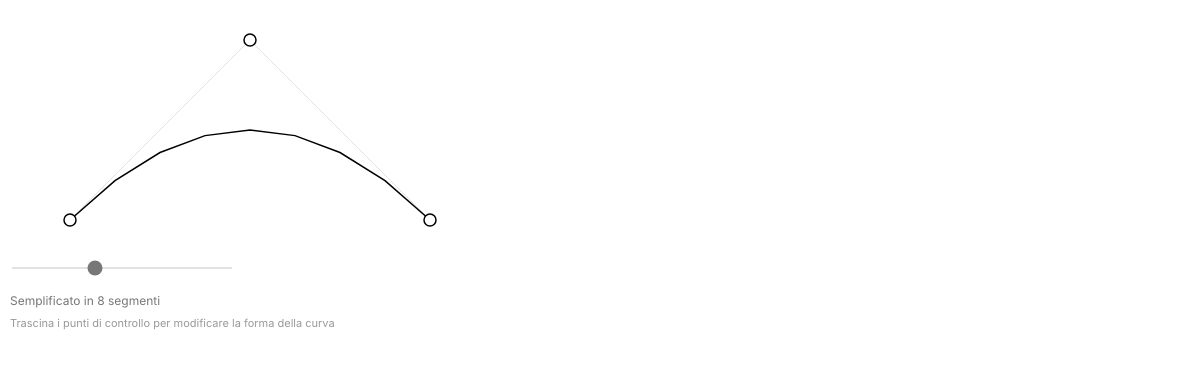
Frame 1 (no input)
Frame 60 (no input): identical to frame 1, image omitted
Frame 120 (the mouse pressed at the canvas centre since frame 60): identical to frame 1, image omitted

The p5.js sketch that drew this single still picture (run headless with seeded random() and noise() and a simulated clock; from frame 60 on, the mouse is pressed at the canvas centre):

// p5.js sketch
// ── sketch.js
// ============================================
// Bezier Curve Flattening
// p5.js version — Stile e layout coordinati
// Testi posizionati sotto al grafico
// ============================================

let points = [];
let selectedPoint = null;

let stepsSlider;
let curveType = "quadratic"; // "quadratic" oppure "cubic"

let scaleFactor = 1;
const GRAPHIC_HEIGHT = 250; // Altezza dedicata all'area di disegno della curva

// ============================================
// SETUP
// ============================================

function setup() {
  let canvasWidth = windowWidth;
  scaleFactor = canvasWidth / 1800;
  if (scaleFactor < 0.5) scaleFactor = 0.5;

  // Altezza calibrata a 380 per ospitare i testi sotto allo slider
  createCanvas(canvasWidth, 380);

  if (curveType === "quadratic") {
    points = [
      createVector(70, GRAPHIC_HEIGHT - 30),
      createVector(250, 40),
      createVector(430, GRAPHIC_HEIGHT - 30)
    ];
  } else {
    points = [
      createVector(70, GRAPHIC_HEIGHT - 30),
      createVector(40, 40),
      createVector(460, 40),
      createVector(430, GRAPHIC_HEIGHT - 30)
    ];
  }

  // slider segmenti (Stile minimale coordinato)
  stepsSlider = createSlider(1, 20, 8);
  stepsSlider.position(10, GRAPHIC_HEIGHT + 15);
  stepsSlider.style("width", "220px");
  stepsSlider.style("-webkit-appearance", "none");
  stepsSlider.style("appearance", "none");
  stepsSlider.style("height", "2px"); 
  stepsSlider.style("background", "#e2e2e2"); 
  stepsSlider.style("outline", "none");
  stepsSlider.style("accent-color", "#777777"); 

  textFont("Inter", "sans-serif");
}

// ============================================
// TEXT SAFE (Funzione di stile coordinato)
// ============================================

function drawTextSafe(str, x, y, size, isInstruction = false) {
  push();
  noStroke();
  if (isInstruction) {
    fill(153); // Grigio #999999 per indicazioni secondarie
  } else {
    fill(119); // Grigio #777777 per dati e stringhe principali
  }
  textStyle(NORMAL); 
  textAlign(LEFT);   
  textSize(size);
  text(str, x, y);
  pop();
}

// ============================================
// DRAW
// ============================================

function draw() {
  background(255);

  const steps = stepsSlider.value();
  const labelSize = max(12, 13 * scaleFactor);

  // Calcolo delle posizioni verticali del testo sotto allo slider
  const mainTextY = GRAPHIC_HEIGHT + 55;
  const hintTextY = GRAPHIC_HEIGHT + 77;

  // =========================================
  // Skeleton originale
  // =========================================
  drawSkeleton();

  // =========================================
  // Flattened polygon
  // =========================================
  noFill();
  stroke(0);
  strokeWeight(1.5);

  beginShape();
  for (let i = 0; i <= steps; i++) {
    const t = i / steps;

    const p =
      curveType === "quadratic"
        ? quadraticPoint(t)
        : cubicPoint(t);

    vertex(p.x, p.y);
  }
  endShape();

  // =========================================
  // Control points
  // =========================================
  drawControlPoints();

  // =========================================
  // Label formatted (SPOSTATI SOTTO AL GRAFICO)
  // =========================================
  let infoString = `Semplificato in ${steps} segmenti`;
  drawTextSafe(infoString, 10, mainTextY, labelSize, false);

  let hintString = "Trascina i punti di controllo per modificare la forma della curva";
  drawTextSafe(hintString, 10, hintTextY, labelSize - 1, true);
}

// ============================================
// SKELETON
// ============================================

function drawSkeleton() {
  stroke(226); // Grigio chiaro #e2e2e2 coerente
  strokeWeight(1);
  noFill();

  beginShape();
  for (let p of points) {
    vertex(p.x, p.y);
  }
  endShape();
}

// ============================================
// CONTROL POINTS
// ============================================

function drawControlPoints() {
  stroke(0);
  strokeWeight(1.5);
  fill(255);

  for (let p of points) {
    circle(p.x, p.y, 12);
  }
}

// ============================================
// QUADRATIC BEZIER
// ============================================

function quadraticPoint(t) {
  const p0 = points[0];
  const p1 = points[1];
  const p2 = points[2];

  const mt = 1 - t;

  const x =
    mt * mt * p0.x +
    2 * mt * t * p1.x +
    t * t * p2.x;

  const y =
    mt * mt * p0.y +
    2 * mt * t * p1.y +
    t * t * p2.y;

  return createVector(x, y);
}

// ============================================
// CUBIC BEZIER
// ============================================

function cubicPoint(t) {
  const p0 = points[0];
  const p1 = points[1];
  const p2 = points[2];
  const p3 = points[3];

  const mt = 1 - t;

  const x =
    mt * mt * mt * p0.x +
    3 * mt * mt * t * p1.x +
    3 * mt * t * t * p2.x +
    t * t * t * p3.x;

  const y =
    mt * mt * mt * p0.y +
    3 * mt * mt * t * p1.y +
    3 * mt * t * t * p2.y +
    t * t * t * p3.y;

  return createVector(x, y);
}

// ============================================
// DRAGGING
// ============================================

function mousePressed() {
  for (let p of points) {
    if (dist(mouseX, mouseY, p.x, p.y) < 12) {
      selectedPoint = p;
      break;
    }
  }
}

function mouseDragged() {
  if (selectedPoint) {
    selectedPoint.x = constrain(mouseX, 10, width - 10);
    selectedPoint.y = constrain(mouseY, 10, GRAPHIC_HEIGHT - 10);
  }
}

function mouseReleased() {
  selectedPoint = null;
}

function windowResized() {
  let canvasWidth = windowWidth;
  scaleFactor = canvasWidth / 1800;
  if (scaleFactor < 0.5) scaleFactor = 0.5;

  resizeCanvas(canvasWidth, 380);
}
